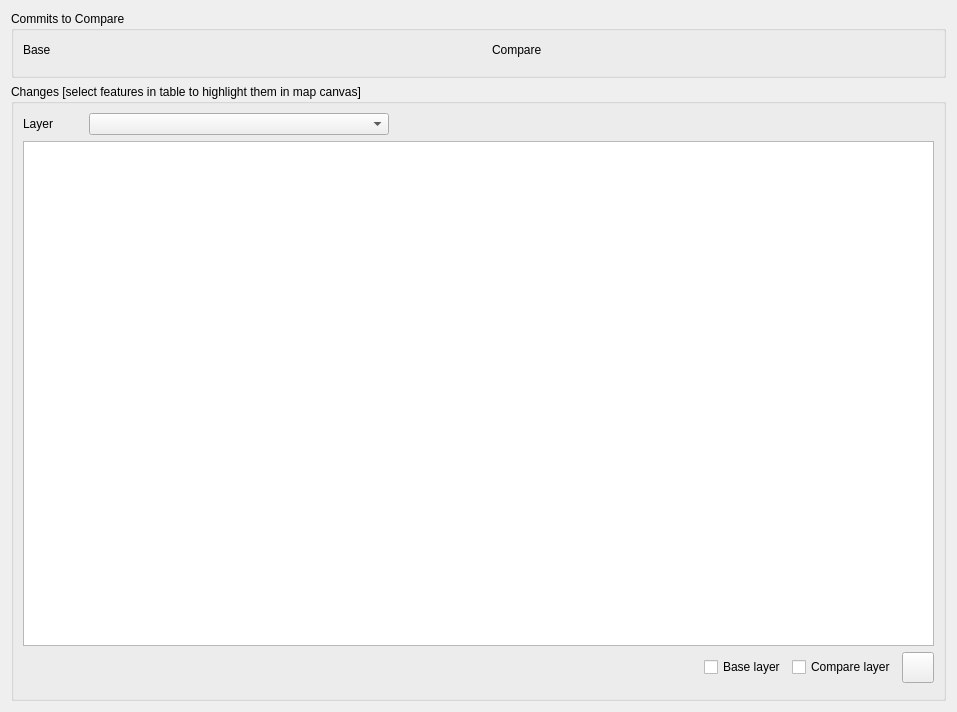
<?xml version="1.0" encoding="UTF-8"?>
<ui version="4.0">
 <class>DiffViewerDialog</class>
 <widget class="QDialog" name="DiffViewerDialog">
  <property name="geometry">
   <rect>
    <x>0</x>
    <y>0</y>
    <width>957</width>
    <height>712</height>
   </rect>
  </property>
  <property name="windowTitle">
   <string>Comparison View</string>
  </property>
  <property name="styleSheet">
   <string notr="true">#DiffViewer3 {
   background-color: #eeeeee;

}</string>
  </property>
  <layout class="QVBoxLayout" name="verticalLayout_5">
   <item>
    <widget class="QGroupBox" name="groupBox">
     <property name="maximumSize">
      <size>
       <width>16777215</width>
       <height>100</height>
      </size>
     </property>
     <property name="title">
      <string>Commits to Compare</string>
     </property>
     <layout class="QHBoxLayout" name="horizontalLayout">
      <item>
       <layout class="QVBoxLayout" name="verticalLayout">
        <item>
         <layout class="QHBoxLayout" name="horizontalLayout_2">
          <item>
           <widget class="QLabel" name="label_2">
            <property name="text">
             <string>Base</string>
            </property>
           </widget>
          </item>
          <item>
           <spacer name="horizontalSpacer_2">
            <property name="orientation">
             <enum>Qt::Horizontal</enum>
            </property>
            <property name="sizeHint" stdset="0">
             <size>
              <width>40</width>
              <height>20</height>
             </size>
            </property>
           </spacer>
          </item>
         </layout>
        </item>
        <item>
         <layout class="QHBoxLayout" name="horizontalLayout_4">
          <item>
           <widget class="QWidget" name="commit1Widget" native="true"/>
          </item>
         </layout>
        </item>
       </layout>
      </item>
      <item>
       <layout class="QVBoxLayout" name="verticalLayout_8">
        <property name="spacing">
         <number>0</number>
        </property>
        <item>
         <spacer name="verticalSpacer_2">
          <property name="orientation">
           <enum>Qt::Vertical</enum>
          </property>
          <property name="sizeType">
           <enum>QSizePolicy::Minimum</enum>
          </property>
          <property name="sizeHint" stdset="0">
           <size>
            <width>20</width>
            <height>20</height>
           </size>
          </property>
         </spacer>
        </item>
       </layout>
      </item>
      <item>
       <layout class="QVBoxLayout" name="verticalLayout_2">
        <item>
         <layout class="QHBoxLayout" name="horizontalLayout_5">
          <item>
           <widget class="QLabel" name="label_4">
            <property name="text">
             <string>Compare</string>
            </property>
           </widget>
          </item>
          <item>
           <spacer name="horizontalSpacer_3">
            <property name="orientation">
             <enum>Qt::Horizontal</enum>
            </property>
            <property name="sizeHint" stdset="0">
             <size>
              <width>40</width>
              <height>20</height>
             </size>
            </property>
           </spacer>
          </item>
         </layout>
        </item>
        <item>
         <layout class="QHBoxLayout" name="horizontalLayout_6">
          <item>
           <widget class="QWidget" name="commit2Widget" native="true"/>
          </item>
         </layout>
        </item>
       </layout>
      </item>
     </layout>
    </widget>
   </item>
   <item>
    <widget class="QGroupBox" name="groupBox_2">
     <property name="title">
      <string>Changes [select features in table to highlight them in map canvas]</string>
     </property>
     <layout class="QVBoxLayout" name="verticalLayout_3">
      <item>
       <layout class="QHBoxLayout" name="horizontalLayout_3">
        <item>
         <widget class="QLabel" name="label">
          <property name="minimumSize">
           <size>
            <width>0</width>
            <height>0</height>
           </size>
          </property>
          <property name="text">
           <string>Layer         </string>
          </property>
         </widget>
        </item>
        <item>
         <widget class="QComboBox" name="layerCombo">
          <property name="minimumSize">
           <size>
            <width>300</width>
            <height>0</height>
           </size>
          </property>
         </widget>
        </item>
        <item>
         <spacer name="horizontalSpacer">
          <property name="orientation">
           <enum>Qt::Horizontal</enum>
          </property>
          <property name="sizeHint" stdset="0">
           <size>
            <width>40</width>
            <height>20</height>
           </size>
          </property>
         </spacer>
        </item>
       </layout>
      </item>
      <item>
       <widget class="QTableView" name="attributesTable">
        <property name="sizePolicy">
         <sizepolicy hsizetype="MinimumExpanding" vsizetype="Expanding">
          <horstretch>0</horstretch>
          <verstretch>0</verstretch>
         </sizepolicy>
        </property>
        <property name="contextMenuPolicy">
         <enum>Qt::CustomContextMenu</enum>
        </property>
        <property name="selectionBehavior">
         <enum>QAbstractItemView::SelectRows</enum>
        </property>
        <attribute name="horizontalHeaderMinimumSectionSize">
         <number>200</number>
        </attribute>
        <attribute name="horizontalHeaderStretchLastSection">
         <bool>true</bool>
        </attribute>
       </widget>
      </item>
      <item>
       <widget class="QSplitter" name="splitter_2">
        <property name="orientation">
         <enum>Qt::Horizontal</enum>
        </property>
        <widget class="QSplitter" name="splitter">
         <property name="orientation">
          <enum>Qt::Vertical</enum>
         </property>
         <widget class="QWidget" name="mapWidget" native="true">
          <layout class="QVBoxLayout" name="verticalLayout_4">
           <property name="margin">
            <number>0</number>
           </property>
           <item>
            <layout class="QHBoxLayout" name="horizontalLayout_12">
             <item>
              <spacer name="horizontalSpacer_7">
               <property name="orientation">
                <enum>Qt::Horizontal</enum>
               </property>
               <property name="sizeHint" stdset="0">
                <size>
                 <width>40</width>
                 <height>20</height>
                </size>
               </property>
              </spacer>
             </item>
             <item>
              <widget class="QCheckBox" name="baseLayerCheck">
               <property name="text">
                <string>Base layer</string>
               </property>
              </widget>
             </item>
             <item>
              <widget class="QCheckBox" name="compareLayerCheck">
               <property name="text">
                <string>Compare layer</string>
               </property>
              </widget>
             </item>
             <item>
              <widget class="QToolButton" name="zoomToExtentButton">
               <property name="text">
                <string/>
               </property>
               <property name="icon">
                <iconset resource="resources/geogigclient_resources.qrc">
                 <normaloff>:/icon/zoom-extent.png</normaloff>:/icon/zoom-extent.png</iconset>
               </property>
               <property name="iconSize">
                <size>
                 <width>24</width>
                 <height>24</height>
                </size>
               </property>
              </widget>
             </item>
            </layout>
           </item>
           <item>
            <widget class="QWidget" name="mapContainer" native="true">
             <property name="sizePolicy">
              <sizepolicy hsizetype="Preferred" vsizetype="Expanding">
               <horstretch>0</horstretch>
               <verstretch>0</verstretch>
              </sizepolicy>
             </property>
            </widget>
           </item>
          </layout>
         </widget>
        </widget>
       </widget>
      </item>
     </layout>
    </widget>
   </item>
  </layout>
 </widget>
 <resources>
  <include location="resources/geogigclient_resources.qrc"/>
 </resources>
 <connections/>
</ui>
